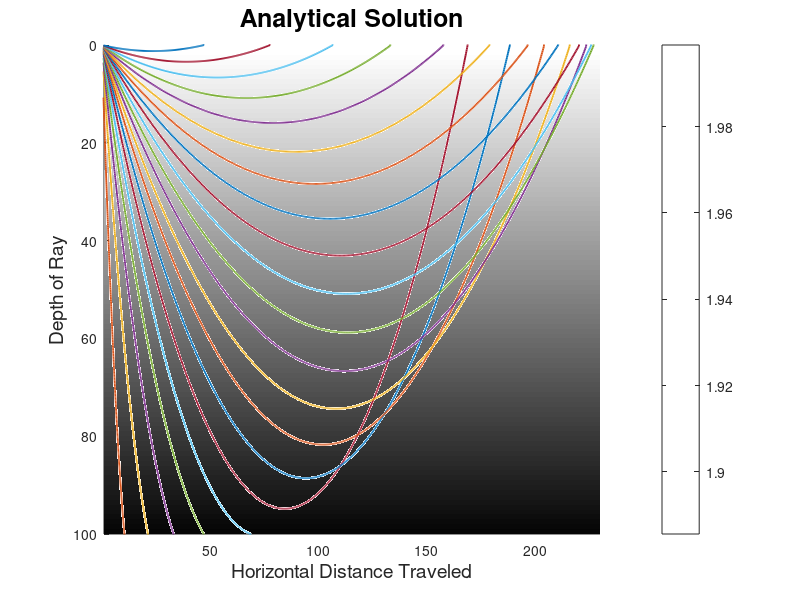

The MATLAB source for this figure: (Note: this script raises an error after producing the figure.)
%%%%%% Code to Generate Nice Looking Plots %%%%%%

clear
close all

%%%%%%%% Create Velocity and Slowness Models %%%%%%%%

v0 = 0.5;
vf = 5;
dv = .005; 
nv = floor((vf - v0)/dv);

s0_2 = 1/v0^2;
sf_2 = 1/vf^2;

gradSlo2 = (sf_2 - s0_2) / nv;

nx = nv; 
nz = nv;
vals = [1:nv];

%%%%%%%% Structs for Evaluating the Difference Between Solutions %%%%%%%%
allPosVec = struct('x_Pos',vals,'z_Pos',vals);
allPltVec = struct('x_Plt',vals,'z_Plt',vals);

%%%%%%%% Euler's Method Implementation %%%%%%%%%

t0 = 0; 
tf = 430;
nt = nv; 
dt = (tf-t0)/nt;

xPos0 = 0; 
zPos0 = 0; 

xPos = vals;
zPos = vals;
xDir = vals;
zDir = vals;
tVec = vals;

xPos(1) = xPos0;
zPos(1) = zPos0;

a0 = 0;
af = 90;
da = 4; 
na = floor((af - a0)/da);

gVx = 0;
gVz = gradSlo2; 

hold on 
for a=1:na+1
    alpha = a0 + (a-1)*da;
    xDir0 = sind(alpha); 
    zDir0 = cosd(alpha); 
    xDir(1) = xDir0; 
    zDir(1) = zDir0; 

    for ix=1:nx-1
        xPos(ix+1) = xPos(ix) + xDir(ix)*dt;
        xDir(ix+1) = xDir(ix) + gVx*dt; 
    end
    for ix=1:nx-1
        zPos(ix+1) = zPos(ix) + zDir(ix)*dt;
        zDir(ix+1) = zDir(ix) + gVz*dt; 
        if zPos(ix+1) < 0
            zPos(ix+1) = -1; 
        end
        if zPos(ix+1) > 100
            zPos(ix+1:nx) = 101;
            break
        end
    end
    allPosVec(a).x_Pos = xPos; 
    allPosVec(a).z_Pos = zPos; 
end

%%%%%%%%%%% Analytical Solution %%%%%%%%%%%%%%

for it=1:nt               % fill tVec with times
    tVec(it) = t0 + (it-1) * dt;
end

xPlt = [1:nx];
zPlt = [1:nz];

hold on 
for a=1:na+1
    alpha = a0 + (a-1)*da;
    xDir0 = sind(alpha); 
    zDir0 = cosd(alpha); 

    for it=1:nt
        t = tVec(it);
        xPos_ = xPos0 + xDir0*t + gVx * t*t * 0.5;
        xPlt(it) = xPos_; 
    end
    for it=1:nt
        t = tVec(it); 
        zPos_ = zPos0 + zDir0*t + gVz * t*t * 0.5; 
        if zPos_ < 0
            zPos_ = -1;
        end
        if zPos_ > 100
            zPlt(it:nt) = 101;
            break
        else
            zPlt(it) = zPos_;
        end 
    end
    allPltVec(a).x_Plt = xPlt; 
    allPltVec(a).z_Plt = zPlt; 
end


%%%%%% Plot Velocity Colormap in the Background %%%%%%%%
maxx=0; 
maxz=0;
for ia=1:na
    tempx=max(allPltVec(ia).x_Plt); 
    tempz=max(allPltVec(ia).z_Plt); 
    if tempx > maxx
        maxx=tempx; 
    end
    if tempz > maxz
        maxz=tempz; 
    end
end

scalex=floor(maxx)+1;
scalez=floor(maxz)+1;
map=colormap(gray((maxx+1)*(maxz+1))); 
slo2 = [1:maxz];

for is=1:maxz
    slo2(is) = s0_2 + is*gradSlo2; 
end

slo = sqrt(slo2); 
vel=1./slo; 

slo_=repmat(slo,nv,1);
t_slo=transpose(slo_);

for ia=1:na
    plot(allPltVec(ia).x_Plt,allPltVec(ia).z_Plt,'LineWidth',1.35)
end
title('Analytical Solution','fontsize',18)
ylabel('Depth of Ray','fontsize',14)
xlabel('Horizontal Distance Traveled','fontsize',14)
axis([1,230,0,maxz-1])
b=surf(t_slo,'EdgeColor','none');
hold on 
z=get(b,'Zdata');
set(b,'Zdata',z-10);
set(gca,'YDir','reverse');
c = colorbar;
c.Label.String= 'Slowness'
c.FontSize=12
hold off

figure;
hold on 
map=colormap(gray((maxx+1)*(maxz+1))); 
for ia=1:na
    plot(allPosVec(ia).x_Pos,allPosVec(ia).z_Pos,'LineWidth',1.35)
end
title('Euler''s Method Numerical Solution','fontsize',18)
ylabel('Depth of Ray','fontsize',14)
xlabel('Horizontal Distance Traveled','fontsize',14)
axis([1,230,0,maxz-1])
b=surf(t_slo,'EdgeColor','none');
z=get(b,'Zdata');
set(b,'Zdata',z-10);
set(gca,'YDir','reverse');
c = colorbar;
c.Label.String= 'Slowness'
c.FontSize=12
hold off


